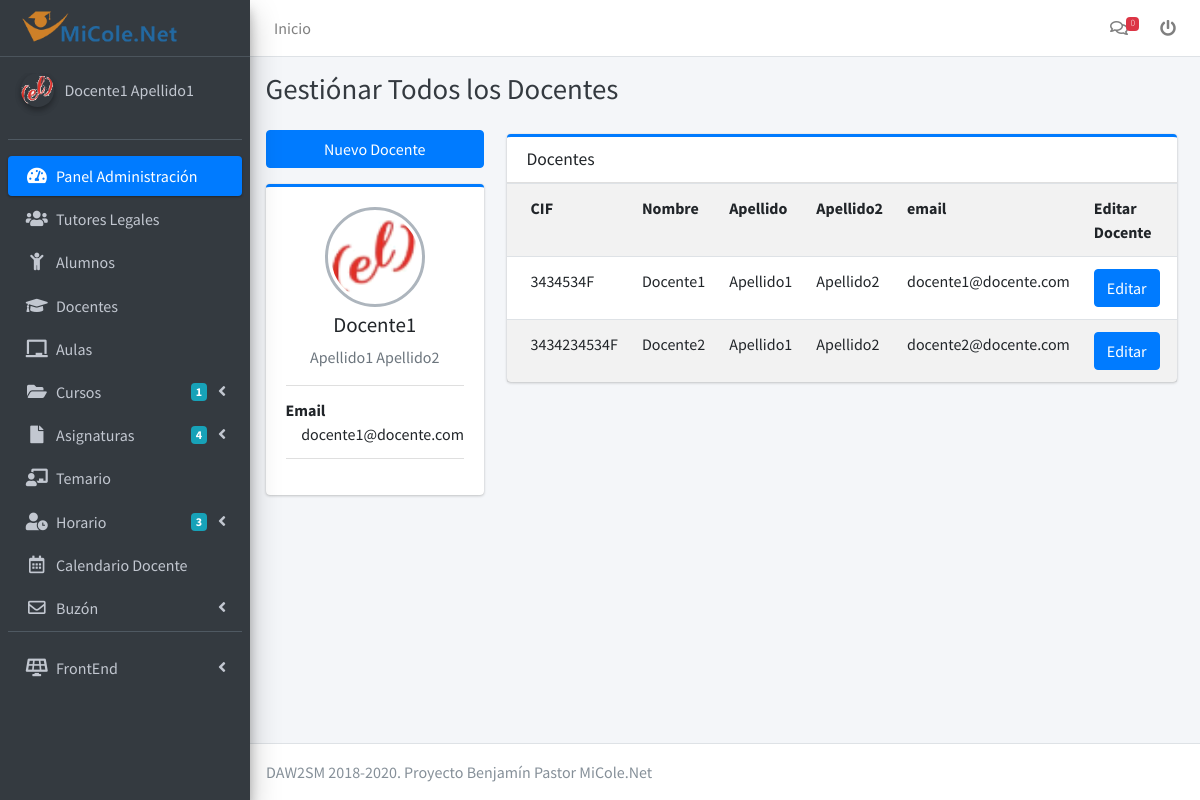
The page /view/docente/allDocentes.php (signed in) on the database its author committed.
### tables this page shows
CREATE TABLE `docente` (
  `id` int(10) NOT NULL,
  `CIF` varchar(20) NOT NULL,
  `nombre` varchar(20) NOT NULL,
  `apellido` varchar(20) NOT NULL,
  `apellido2` varchar(20) NOT NULL,
  `img` varchar(255) NOT NULL,
  `email` varchar(150) NOT NULL,
  `contrasenya` varchar(255) NOT NULL,
  `rol` varchar(20) NOT NULL DEFAULT 'docente',
  `is_admin` varchar(1) NOT NULL DEFAULT '0'
);

### Model/Docente.php (called while the page is built, shortened)
<?php
class Docente extends Usuario
{
    public function allInfoDocente($id){
        $obj=new DbConnection();
        $conn=$obj->dbConnect();
        $sql="SELECT * FROM docente AS d WHERE id = $id";
        $prepared=$conn->prepare($sql);
        $prepared->execute();
        $result=$prepared->fetch(PDO::FETCH_ASSOC);
        return $result;
    }
    public function allInfodocentes(){
        $obj=new DbConnection();
        $conn=$obj->dbConnect();
        $sql="SELECT * FROM docente";
        $prepared=$conn->prepare($sql);
        $prepared->execute();
        $result=$prepared->fetchAll(PDO::FETCH_ASSOC);
        return $result;
    }
    public function isDocenteAdmin($id){
        $obj=new DbConnection();
        $conn=$obj->dbConnect();
        $sql="SELECT is_admin FROM docente WHERE docente.id = $id";
        $prepared=$conn->prepare($sql);
        $prepared->execute();
        $result = $prepared->fetch();
        return $result;
    }
}

### Model/Curso.php (called while the page is built, shortened)
<?php
class Curso
{
    public function cursosByDocente($id)
    {
        $obj = new DbConnection();
        $conn = $obj->dbConnect();
        $sql = "SELECT c.nombre, c.ciclo, c.id, c.descripcion FROM curso AS c, docente  WHERE docente.id = $id AND c.docente_tutor = docente.id";
        $prepare = $conn->prepare($sql);
        $prepare->execute();
        $result = $prepare->fetchAll(PDO::FETCH_ASSOC);
        return $result;
    }
}

### Model/Asignatura.php (called while the page is built, shortened)
<?php
include_once "Curso.php";
class Asignatura extends Curso
{
    public function numberOfAsignaturasByDocente($id)
    {
        $obj = new DbConnection();
        $conn = $obj->dbConnect();
        $sql = "SELECT COUNT(asignatura.id) as numberOfAsignatura FROM `asignatura`, `curso`, `docente` WHERE docente.id = curso.docente_tutor  AND asignatura.curso = curso.id AND docente.id = $id";
        $prepare = $conn->prepare($sql);
        $prepare->execute();
        $result = $prepare->fetch(PDO::FETCH_COLUMN);
        return $result;
    }
}

### Model/Aula.php (called while the page is built, shortened)
<?php
class Aula
{
    public function numberOfAulas()
    {
        $obj = new DbConnection();
        $conn = $obj->dbConnect();
        $sql = "SELECT COUNT(aula.id) AS numberOfAulas FROM `aula`";
        $prepare = $conn->prepare($sql);
        $prepare->execute();
        $result = $prepare->fetch(PDO::FETCH_COLUMN);
        return $result;
    }
}

### view/docente/allDocentes.php (the view, shortened to what this page needs)
<?php
if (isset($_SESSION['id'])) {
    include_once "../../Model/Docente.php";
    $docente = new docente();
    $allInfodocente = $docente->allInfodocente($_SESSION['id']);
    include_once "../../Model/Curso.php";
    include_once "../../Model/Docente.php";
    $docente = new Docente();
    $allInfodocentes = $docente->allInfodocentes();
    ?>
<!DOCTYPE html>
<html lang="en">
<?php include_once "../template_layout/head.php"?>
<body class="fix-header fix-sidebar">
    <?php include_once "template_lay/header.php"?>
    <?php include_once "template_lay/sidebar.php"?>
    <div class="content-wrapper">
        <div class="content-header">
            <div class="container-fluid">
                <div class="row mb-2">
                    <div class="col-sm-12">
                        <h1 class="m-0 text-dark">Gestiónar Todos los Docentes</h1>
                    </div>
                </div>
            </div>
        </div>
        <section class="content">
            <div class="container-fluid">
                <div class="row">
                    <div class="col-md-3">
                        <?php if ($isDocenteAdmin['is_admin'] == 1) {?>
                        <button type="button" class="btn btn-primary btn-block mb-3" data-toggle="modal"
                            data-target="#addModal">Nuevo Docente
                        </button>
                        <?php }?>
                        </div>
                            <div class="card card-primary card-outline">
                                <div class="card-body box-profile">
                                    <div class="text-center">
                                        <img class="profile-user-img img-fluid img-circle"
                                            src="/uploads/<?php echo $allInfodocente['img']; ?>"
                                            alt="Imagen de <?php echo $allInfodocente['nombre']; ?>">
                                    </div>
                                    <h3 class="profile-username text-center"><?php echo $allInfodocente['nombre']; ?>
                                    </h3>
                                    <p class="text-muted text-center">
                                        <?php echo $allInfodocente['apellido'] . " " . $allInfodocente['apellido2']; ?>
                                    </p>
                                    <ul class="list-group list-group-unbordered mb-3">
                                        <li class="list-group-item">
                                            <b>Email</b> <a
                                                class="float-right"><?php echo $allInfodocente['email']; ?></a>
                                        </li>
                                    </ul>
                                </div>
                            </div>
                        </div>
                        <div class="col-md-9">
                            <div class="col-md-12 mt-1">
                                <div class="card card-primary card-outline">
                                    <div class="card-header">
                                        <h3 class="card-title">Docentes </h3>
                                    </div>
                                    <div class="card-body p-0">
                                        <div class="table-responsive mailbox-messages">
                                            <table class="table table-hover table-striped">
                                                <tbody>
                                                    <tr>
                                                        <th>CIF</th>
                                                        <th class="title_cell">Nombre</th>
                                                        <th>Apellido</th>
                                                        <th>Apellido2</th>
                                                        <th>email</th>
                                                        <?php if ($isDocenteAdmin['is_admin'] == 1) {
        echo "<th>Editar Docente</th>";
        echo "<th>Borrar Docente</th>";
    }?>
                                                    </tr>
                                                    <?php
foreach ($allInfodocentes as $docente) {
        ?>
                                                    <tr>
                                                        <td class="mailbox-subject">
                                                            <?php echo htmlentities($docente['CIF'], ENT_QUOTES, 'UTF-8'); ?>
                                                        </td>
                                                        <td class="mailbox-answers">
                                                            <?php echo htmlentities($docente['nombre'], ENT_QUOTES, 'UTF-8'); ?>
                                                        </td>
                                                        <td class="mailbox-attachment">
                                                            <?php echo $docente['apellido']; ?></td>
                                                            <td class="mailbox-attachment">
                                                            <?php echo $docente['apellido2']; ?></td>
                                                        <td class="mailbox-date">
                                                            <?php echo $docente['email']; ?></td>
                                                        <?php if ($isDocenteAdmin['is_admin'] == 1) {?>
                                                        <td><button type="button" class="btn btn-primary"
                                                                data-toggle="modal"
                                                                data-target="#editarModal<?php echo $docente['id'] ?>">
                                                                Editar
                                                            </button></td>
                                                        <td></td>
                                                        <?php
}?>
                                                    </tr>
                                        </div>
                                        <div class="modal fade" id="deleteModal<?php echo $docente['id'] ?>"
                                            tabindex="-1" role="dialog" aria-labelledby="exampleModalLabe2"
                                            aria-hidden="true">
                                            <?php
}
    ?>
                                        </div>
                                    </div>
                                </div>
                            </div>
        </section>
    </div>
    <?php include_once "../template_layout/footer.php";
    include_once 'template_lay/script.php'?>
</body>
</html>
<?php
} else {
    header('Location:../../index.php');
}?>

### view/docente/template_lay/sidebar.php (shortened to what this page needs)
<?php
include_once "../../Model/Docente.php";
$docente = new Docente();
$allInfodocente = $docente->allInfodocente($_SESSION['id']);
$isDocenteAdmin = $docente->isDocenteAdmin($_SESSION['id']);
include_once "../../Model/Curso.php";
$curso = new Curso();
$cursosByDocente = $curso->cursosByDocente($_SESSION['id']);
include_once "../../Model/Asignatura.php";
$asignatura = new Asignatura();
$numberOfAsignaturasByDocente = $asignatura->numberOfAsignaturasByDocente($_SESSION['id']);
include_once "../../Model/Aula.php";
$aula = new Aula();
$numberOfAulas = $aula->numberOfAulas();
?>
<aside class="main-sidebar sidebar-dark-primary elevation-4">
    <a href="../docente/index.php" class="brand-link">
        <img src="/Resource/images/backEnd/logo.png" alt="MiCole.net" class="brand-image "
            style="opacity: .8" />
    </a>
    <div class="sidebar">
        <div class="user-panel mt-3 pb-3 mb-3 d-flex">
            <div class="image">
                <img src="/uploads/<?php echo $allInfodocente['img']; ?>" class="img-circle elevation-2"
                    alt="User Image">
            </div>
            <div class="info">
                <a href="#" class="d-block">
                    <?php
echo "<p><a href='/view/docente/perfil.php'>" . $allInfodocente['nombre'] . " " . $allInfodocente['apellido'] . "</a></p>"; ?></a>
            </div>
        </div>
        <nav class="mt-2">
            <ul class="nav nav-pills nav-sidebar flex-column" data-widget="treeview" role="menu" data-accordion="false">
                <li class="nav-item">
                    <a href="../docente/index.php" class="nav-link active">
                        <i class="nav-icon fas fa-tachometer-alt"></i>
                        <p>
                            Panel Administración
                        </p>
                    </a>
                </li>
                <?php if ($isDocenteAdmin['is_admin'] == 1) {?>
                <li class="nav-item">
                    <a href='/view/docente/allTutores.php' class='nav-link'>
                        <i class="nav-icon fas fa-users"></i>
                        <p>Tutores Legales</p>
                    </a>
                </li>
                <?php }?>
                <li class="nav-item">
                    <a href='/view/docente/alumnos.php' class='nav-link'>
                        <i class="nav-icon fas fa-child"></i>
                        <p>Alumnos</p>
                    </a>
                </li>
                <?php if ($isDocenteAdmin['is_admin'] == 1) {?>
                <li class="nav-item">
                    <a href='/view/docente/allDocentes.php' class='nav-link'>
                        <i class="nav-icon fas fa-graduation-cap"></i>
                        <p>Docentes</p>
                    </a>
                </li>
                <?php }?>
                <?php if ($isDocenteAdmin['is_admin'] == 1) {?>
                <li class="nav-item">
                    <a href='/view/docente/allAulas.php' class='nav-link'>
                        <i class="nav-icon fas fa-chalkboard"></i>
                        <p>Aulas</p>
                    </a>
                </li>
                <?php }?>
                <li class="nav-item has-treeview">
                    <a href="#" class="nav-link">
                        <i class="nav-icon fas fa-folder-open"></i>
                        <p>Cursos
                            <i class="fas fa-angle-left right"></i>
                            <span class="badge badge-info right"><?php
if (isset($cursosByDocente)) {
    echo sizeof($cursosByDocente);}?></span>
                        </p>
                    </a>
                </li>
                <li class="nav-item has-treeview">
                    <a href="#" class="nav-link">
                        <i class="nav-icon fas fa-file"></i>
                        <p>Asignaturas
                            <i class="fas fa-angle-left right"></i>
                            <span class="badge badge-info right"><?php
if (isset($numberOfAsignaturasByDocente)) {
    echo $numberOfAsignaturasByDocente;}?></span>
                        </p>
                    </a>
                </li>
                <?php if ($isDocenteAdmin['is_admin'] == 1) {?>
                <li class="nav-item">
                    <a href="/view/docente/allTemas.php" class="nav-link">
                        <i class="nav-icon fas fa-chalkboard-teacher"></i>
                        <p>
                            Temario
                        </p>
                    </a>
                </li>
                <?php }?>
                <?php if ($isDocenteAdmin['is_admin'] == 1) {?>
                <li class="nav-item has-treeview ">
                    <a href="#" class="nav-link">
                        <i class="nav-icon fas fa-user-clock"></i>
                        <p>Horario
                            <i class="fas fa-angle-left right"></i>
                            <span class="badge badge-info right"><?php
if (isset($numberOfAulas)) {
    echo $numberOfAulas;}?></span>
                        </p>
                    </a>
                </li>
                <?php }?>
                <li class="nav-item ">
                    <a href="/view/docente/calendario.php" class="nav-link">
                        <i class="nav-icon far fa-calendar-alt"></i>
                        <p>
                            Calendario Docente
                        </p>
                    </a>
                </li>
                <li class=" user-panel nav-item has-treeview">
                    <a href="#" class="nav-link">
                        <i class="nav-icon far fa-envelope"></i>
                        <p>
                            Buzón
                            <i class="fas fa-angle-left right"></i>
                        </p>
                    </a>
                </li>
                <?php if ($isDocenteAdmin['is_admin'] == 1) {?>
                <li class=" nav-item has-treeview  mt-3">
                    <a href="#" class="nav-link">
                        <i class="nav-icon fas fa-solar-panel"></i>
                        <p>
                            FrontEnd
                            <i class="fas fa-angle-left right"></i>
                        </p>
                    </a>
                </li>
                <?php }?>
            </ul>
        </nav>
    </div>
</aside>

### rows shown on the page
docente: img (picture), nombre "Docente1", apellido "Apellido1", apellido2 "Apellido2", email "docente1@docente.com", CIF "3434534F"
docente: CIF "3434234534F", nombre "Docente2", apellido "Apellido1", apellido2 "Apellido2", email "docente2@docente.com"

### other values the page prints
$unReadMsg "0"
sizeof($cursosByDocente) "1"
$numberOfAsignaturasByDocente "4"
$numberOfAulas "3"
